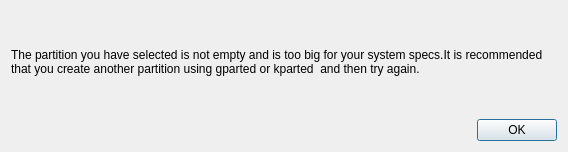
<?xml version="1.0" encoding="UTF-8"?>
<ui version="4.0">
 <class>Dialog</class>
 <widget class="QDialog" name="Dialog">
  <property name="geometry">
   <rect>
    <x>0</x>
    <y>0</y>
    <width>568</width>
    <height>152</height>
   </rect>
  </property>
  <property name="windowTitle">
   <string>Dialog</string>
  </property>
  <layout class="QGridLayout" name="gridLayout">
   <item row="0" column="0">
    <layout class="QVBoxLayout" name="verticalLayout">
     <item>
      <widget class="QLabel" name="label">
       <property name="text">
        <string>The partition you have selected is not empty and is too big for your system specs.It is recommended that you create another partition using gparted or kparted  and then try again.</string>
       </property>
       <property name="wordWrap">
        <bool>true</bool>
       </property>
      </widget>
     </item>
     <item>
      <layout class="QHBoxLayout" name="horizontalLayout">
       <item>
        <spacer name="horizontalSpacer">
         <property name="orientation">
          <enum>Qt::Horizontal</enum>
         </property>
         <property name="sizeHint" stdset="0">
          <size>
           <width>40</width>
           <height>20</height>
          </size>
         </property>
        </spacer>
       </item>
       <item>
        <widget class="QPushButton" name="btn_ok">
         <property name="text">
          <string>OK</string>
         </property>
        </widget>
       </item>
      </layout>
     </item>
    </layout>
   </item>
  </layout>
 </widget>
 <resources/>
 <connections/>
</ui>
